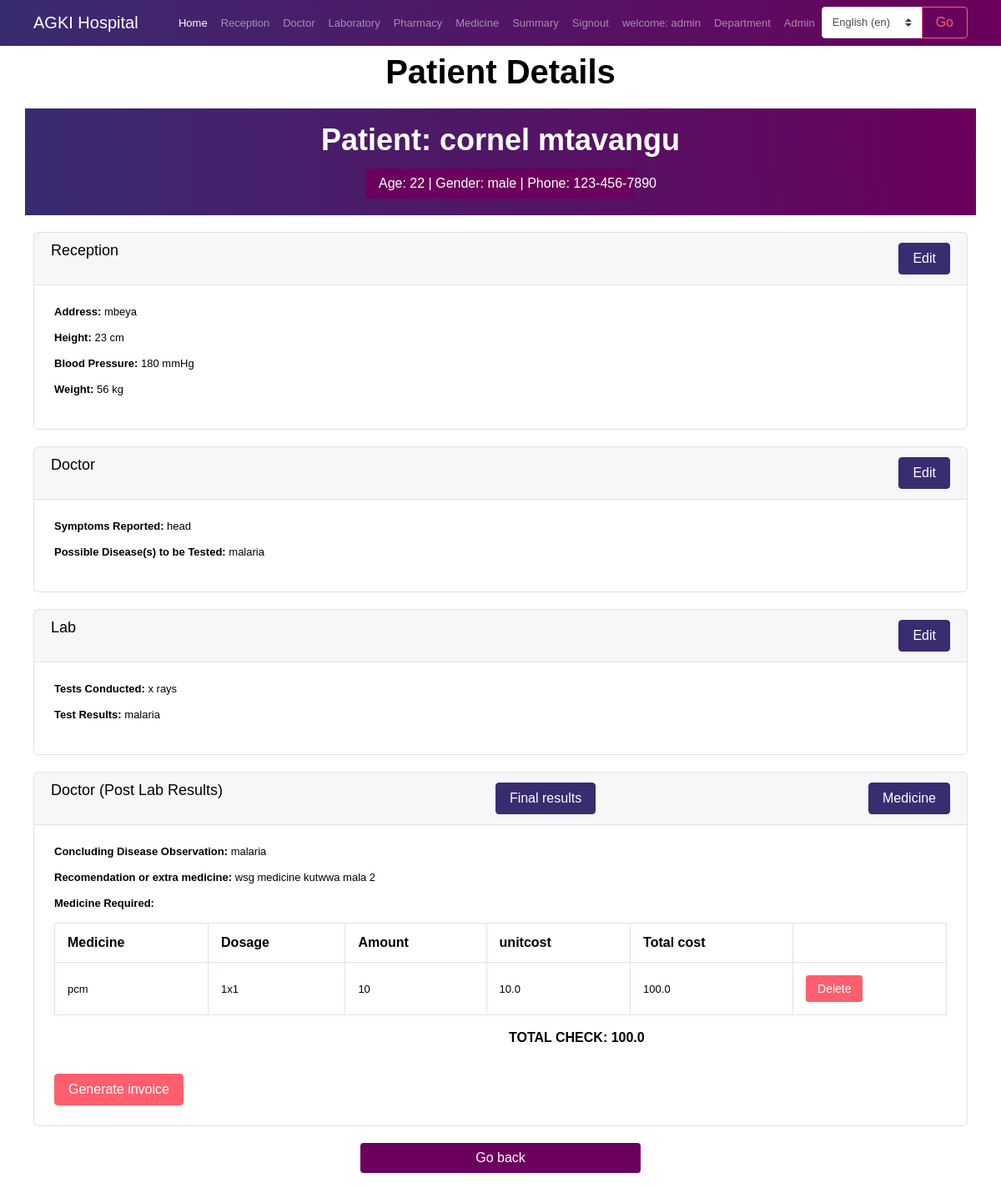
Page /patientDetail/1/ (signed in) on the committed database.
### app/models.py (models this page shows, shortened)
class CustomUser(AbstractUser):
    phone = models.CharField(max_length=15, null=True,blank=True)
    location = models.CharField(max_length=30, null=True, blank=True)
    department = models.ForeignKey(Department, on_delete=models.CASCADE, null=True,blank=True)
    reg_no = models.CharField(max_length=10, unique=True)
    age = models.IntegerField(null=True)
    image = models.ImageField(upload_to ='media/',blank=True,null=True)
    is_doctor = models.BooleanField(default=False)
    is_laboratorist = models.BooleanField(default=False)
    is_receptionist = models.BooleanField(default=False)
    is_pharmacist = models.BooleanField(default=False)
    is_patient = models.BooleanField(default=True)

class Patient(models.Model):
    fullname = models.CharField(max_length=30)
    age = models.IntegerField()
    address = models.CharField(max_length=30)
    gender = models.CharField(max_length=10)
    height = models.IntegerField(null=True,blank=True)
    pressure = models.CharField(max_length=10,null=True,blank=True)
    weight = models.IntegerField(null=True,blank=True)
    date = models.DateTimeField(auto_now_add=True)
    dalili = models.TextField(max_length=500,null=True,blank=True)
    possibleDiseases = models.TextField(max_length=500,null=True,blank=True)
    testConducted = models.TextField(max_length=500,null=True,blank=True)
    labResults = models.TextField(max_length=500,null=True,blank=True)
    actualDiseases = models.TextField(max_length=500,null=True,blank=True)
    otherRecomendation = models.TextField(max_length=500,null=True,blank=True)

class Prescription(models.Model):
    medicine = models.ForeignKey(Medicine, on_delete=models.CASCADE)
    patient = models.ForeignKey(Patient, on_delete=models.CASCADE)
    amount = models.PositiveIntegerField(null=True,blank=True)
    dosage = models.CharField(max_length=100,null=True,blank=True)
    cost = models.FloatField(null=True,blank=True)
    totalCost = models.FloatField(null=True, blank=True)
    medicineStatus = models.BooleanField(default=False)
    prescription_date = models.DateField(auto_now_add=True)
    id = models.AutoField(primary_key=True)

class Medicine(models.Model):
    medicineName = models.CharField(max_length=20)
    amount = models.IntegerField()
    remainAmount = models.IntegerField()
    unitCost = models.FloatField()
    receivedDate = models.DateTimeField(auto_now_add=True)
    expireDate= models.DateField()
    def __str__(self):
        return self.medicineName

### app/views.py (the view)
# urls.py: path('patientDetail/<int:id>/', views.patientDetail,name='patientDetail'),
def patientDetail(request,id):
    x = Patient.objects.get(id=id)
    prescriptions = Prescription.objects.filter(patient=x)
    sum_total_cost = sum([prescription.totalCost for prescription in prescriptions])
    context = {
        'x':x,
        'prescriptions':prescriptions,
        'sum_total_cost':sum_total_cost,
    }
    return render(request,'app/patientDetail.html',context)

### app/templates/app/patientDetail.html (shortened to what this page needs)
{% extends 'app/base.html' %}
{%block content%}
<div class="container">
    <h1 class="mt-5 mb-4 text-center">Patient Details</h1>
    <div class="row patient-info">
        <div class="col-md-12">
            <h2><strong>Patient: {{x.fullname}}</strong></h2>
            <button class="btn btn-primary patient-details-btn mt-3">Age: {{x.age}} | Gender: {{x.gender}} | Phone: 123-456-7890</button>
        </div>
    </div>
    {% if user.is_receptionist  or user.is_doctor %}
    <div class="card">
        <div class="card-header d-flex justify-content-between align-items-center">
            <h5 class="card-title">Reception</h5>
            {% if user.is_receptionist %}
            <a href="{% url 'reception' x.id %}"><button class="btn btn-primary">Edit</button></a>
            {% endif %}
        </div>
        <div class="card-body">
            <p><strong>Address:</strong> {{x.address}}</p>
            <p><strong>Height:</strong> {{x.height}} cm</p>
            <p><strong>Blood Pressure:</strong> {{x.pressure}} mmHg</p>
            <p><strong>Weight:</strong> {{x.weight}} kg</p>
        </div>
    </div>
    {% endif %}
    {% if user.is_doctor or user.is_laboratorist %}
    <div class="card">
        <div class="card-header d-flex justify-content-between align-items-center">
            <h5 class="card-title">Doctor</h5>
            {% if user.is_doctor %}
            <a href="{% url 'doctorFirstSession' x.id %}"><button class="btn btn-primary">Edit</button></a>
            {% endif %}
        </div>
        <div class="card-body">
            {% if user.is_doctor %}
            <p><strong>Symptoms Reported:</strong> {{x.dalili}}</p>
            {% endif %}
            <p><strong>Possible Disease(s) to be Tested:</strong> {{x.possibleDiseases}}</p>
        </div>
    </div>
    {% endif %}
    {% if user.is_laboratorist  or user.is_doctor %}
    <div class="card">
        <div class="card-header d-flex justify-content-between align-items-center">
            <h5 class="card-title">Lab</h5>
            {% if user.is_laboratorist %}
            <a href="{% url 'laboratory' x.id %}"><button class="btn btn-primary">Edit</button></a>
            {% endif %}
        </div>
        <div class="card-body">
            <p><strong>Tests Conducted:</strong> {{x.testConducted}}</p>
            <p><strong>Test Results:</strong> {{x.labResults}}</p>
        </div>
    </div>
    {% endif %}
    {% if user.is_pharmacist  or user.is_doctor %}
    <div class="card">
        <div class="card-header d-flex justify-content-between align-items-center">
            <h5 class="card-title">Doctor (Post Lab Results)</h5>
            {% if user.is_doctor %}
            <a href="{% url 'doctorSecondSession' x.id %}"><button class="btn btn-primary">Final results</button></a>
            <a href="{% url 'process_prescription' x.id %}"><button class="btn btn-primary">Medicine</button></a>
            {% endif %}
        </div>
        <div class="card-body">
            {% if user.is_doctor %}
            <p><strong>Concluding Disease Observation:</strong> {{x.actualDiseases}}</p>
            {% endif %}
            <p><strong>Recomendation or extra medicine:</strong> {{x.otherRecomendation}}</p>
            <p><strong>Medicine Required:</strong> <br>
                <table class="table table-bordered">
                    <thead>
                      <tr>
                        <th>Medicine</th>
                        <th>Dosage</th>
                        <th>Amount</th>
                        {% if user.is_pharmacist %}
                        <th>unitcost</th>
                        <th>Total cost</th>
                        {% endif %}
                      </tr>
                    </thead>
                    <tbody>
                        {% for prescription in prescriptions %}
                          <tr>
                            <td>{{ prescription.medicine }}</td>
                            <td>{{ prescription.dosage }}</td>
                            <td>{{ prescription.amount }}</td>
                            {% if user.is_pharmacist %}
                            <td>{{ prescription.cost }}</td>
                            <td>{{ prescription.totalCost }}</td>
                            {% endif %}
                            <td>
                                <form method="post" action="{% url 'delete_prescription' prescription.id %}">
                                    <button type="submit" class="btn btn-danger btn-sm">Delete</button>
                                </form>
                            </td>
                          </tr>
                      {% empty %}
                        <tr>
                          <td colspan="4">No prescriptions available.</td>
                        </tr>
                      {% endfor %}
                    </tbody>
                  </table>
                  <br>
                  {% if user.is_pharmacist %}
                  <div class="row">
                    <div class="col-lg-6"></div>
                    <div class="col-lg-6"><b>TOTAL CHECK:  {{sum_total_cost}}</b></div>
                  </div>
                  {% endif %}
            </p>
            <br>
            {% if user.is_pharmacist %}
            <a href="{% url 'invoice' x.id %}"><button class="btn btn-danger w-30">Generate invoice</button></a>
            {% endif %}
        </div>
    </div>
    {% endif %}
    <a href="{% url 'patientList' %}"><button class="btn btn-primary patient-details-btn mt-3">Go back</button></a>
    <br>
</div>
{% endblock %}

### app/templates/app/base.html (shortened to what this page needs)
{% load static %}
{% load i18n %}
        <!DOCTYPE html>
        <html lang="en">
        <head>
          <link rel="stylesheet" href="{% static 'app/vendors/iconfonts/font-awesome/css/all.min.css' %}">
          <link rel="stylesheet" href="{% static 'app/vendors/css/vendor.bundle.base.css' %}">
          <link rel="stylesheet" href="{% static 'app/vendors/css/vendor.bundle.addons.css' %}">
          <link rel="stylesheet" href="{% static 'app/css/style.css' %}">
        </head>
        <body>
          <div class="container-scroller">
      <nav class="navbar navbar-expand-lg navbar-dark fixed-top custom-navbar">
        <div class="container">
            <a class="navbar-brand" href="{% url 'home' %}">AGKI Hospital</a>
            <div class="collapse navbar-collapse" id="navbarNav">
                <ul class="navbar-nav ml-auto">
                    <li class="nav-item active">
                        <a class="nav-link" href="{% url 'home' %}">{% trans "Home" %} <span class="sr-only">(current)</span></a>
                    </li>
                    {% if user.is_receptionist %}
                    <li class="nav-item">
                        <a class="nav-link" href="{% url 'patientList' %}">Reception</a>
                    </li>
                    {% endif %}
                    {% if user.is_doctor %}
                    <li class="nav-item">
                      <a class="nav-link" href="{% url 'patientList' %}">Doctor</a>
                    </li>
                    {% endif %}
                    {% if user.is_laboratorist %}
                    <li class="nav-item">
                      <a class="nav-link" href="{% url 'patientList' %}">Laboratory</a>
                    </li>
                    {% endif %}
                    {% if user.is_pharmacist %}
                    <li class="nav-item">
                      <a class="nav-link" href="{% url 'patientList' %}">Pharmacy</a>
                    </li>
                    <li class="nav-item">
                      <a class="nav-link" href="{% url 'medicine' %}">Medicine</a>
                    </li>
                    {% endif %}
                    {% if user.is_doctor %}
                    <li class="nav-item">
                      <a class="nav-link" href="{% url 'patient_count_per_period' %}">Summary</a>
                    </li>
                    {% endif %}
                    {% if user.is_authenticated %}
                    <li class="nav-item">
                      <a class="nav-link" href="{% url 'signout' %}">{% trans "Signout" %}</a>
                    </li>
                    <li class="nav-item">
                      <a class="nav-link" href="{% url 'profile' %}">{% trans "welcome" %}: {{user.username}}</a>
                    </li>
                    {% else %}
                    <li class="nav-item">
                      <a class="nav-link" href="{% url 'signin' %}">{% trans "Signin/up" %}</a>
                    </li>
                    {% endif %}
                    {% if user.is_superuser %}
                    <li class="nav-item">
                      <a class="nav-link" href="{% url 'department' %}">Department</a>
                    </li>
                    <li class="nav-item">
                      <a class="nav-link" href="/admin">Admin</a>
                    </li>
                    {% endif %}
                    <li class="nav-item">
                      <form class="form-inline" action="{% url 'set_language' %}" method="post">
                          <div class="input-group">
                              <select class="custom-select" name="language" id="languageSelect">
                                  {% get_available_languages as LANGUAGES %}
                                  {% get_language_info_list for LANGUAGES as languages %}
                                  {% for language in languages %}
                                      <option value="{{ language.code }}" {% if language.code == LANGUAGE_CODE %} selected {% endif %}>
                                          {{ language.name_local }} ({{ language.code }})
                                      </option>
                                  {% endfor %}
                              </select>
                              <div class="input-group-append">
                                  <button class="btn btn-outline-danger" type="submit">Go</button>
                              </div>
                          </div>
                      </form>
                  </li>
                </ul>
            </div>
        </div>
    </nav>
    <br>
                  {% block content%}
                  {% endblock %}
          </body>
        </html>

### app/templates/app/base.html (style rules this page uses)
.custom-navbar { background: linear-gradient(85deg, #392c70, #6a005b); }

### app/templates/app/patientDetail.html (style rules this page uses)
.card { margin-bottom: 20px; }
.patient-info { background: linear-gradient(85deg, #392c70, #6a005b); color: white; padding: 20px; margin-bottom: 20px; text-align: center; }
.patient-details-btn { background-color: #6a005b; border: none; }
.patient-details-btn { width: 30%; margin: 0 auto; display: block; }

### rows in the picture
CustomUser: username "admin"
Patient: fullname "cornel mtavangu", age "22", gender "male", address "mbeya", height "23", pressure "180", weight "56", dalili "head", possibleDiseases "malaria", testConducted "x rays", labResults "malaria", actualDiseases "malaria", otherRecomendation "wsg medicine kutwwa mala 2"
Prescription: medicine "pcm", dosage "1x1", amount "10", cost "10.0", totalCost "100.0"

### other values in the picture
{{ sum_total_cost }} "100.0"
form field language "English (en)"
